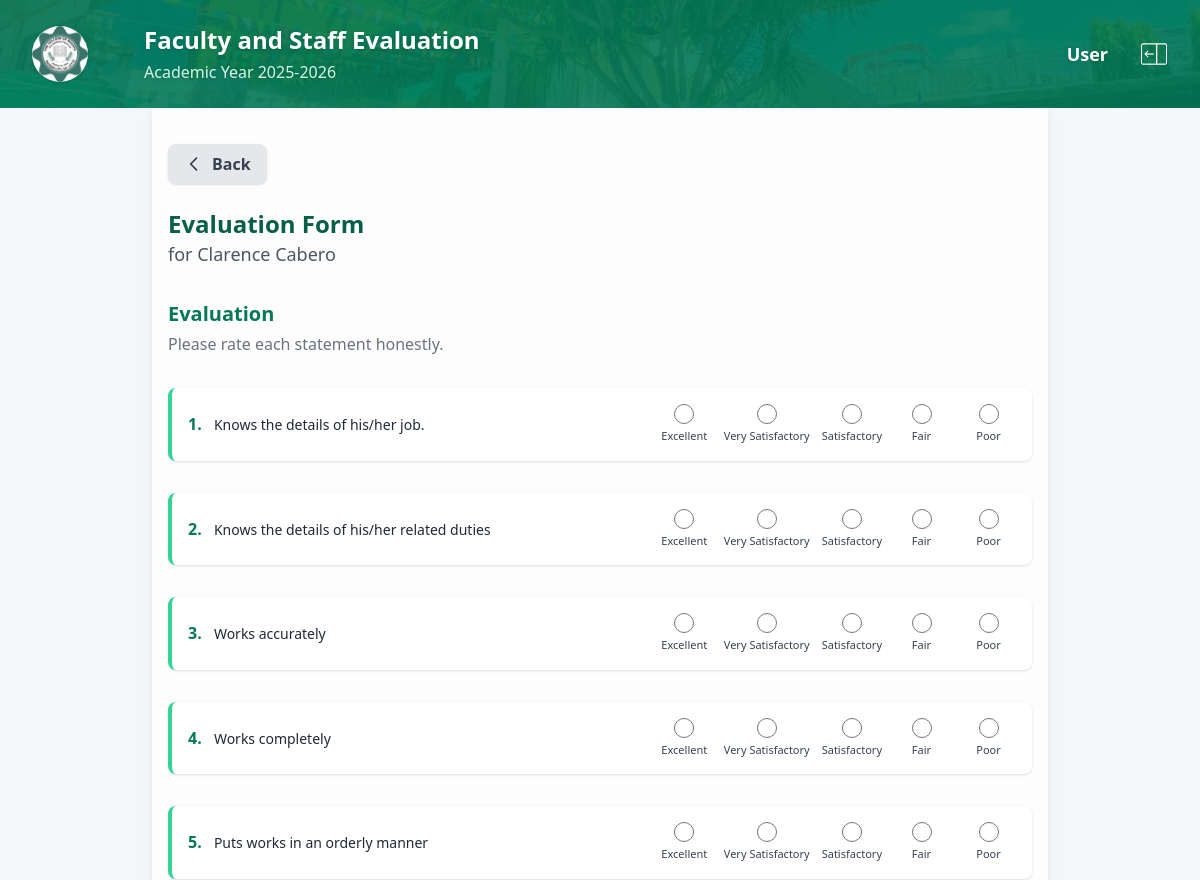
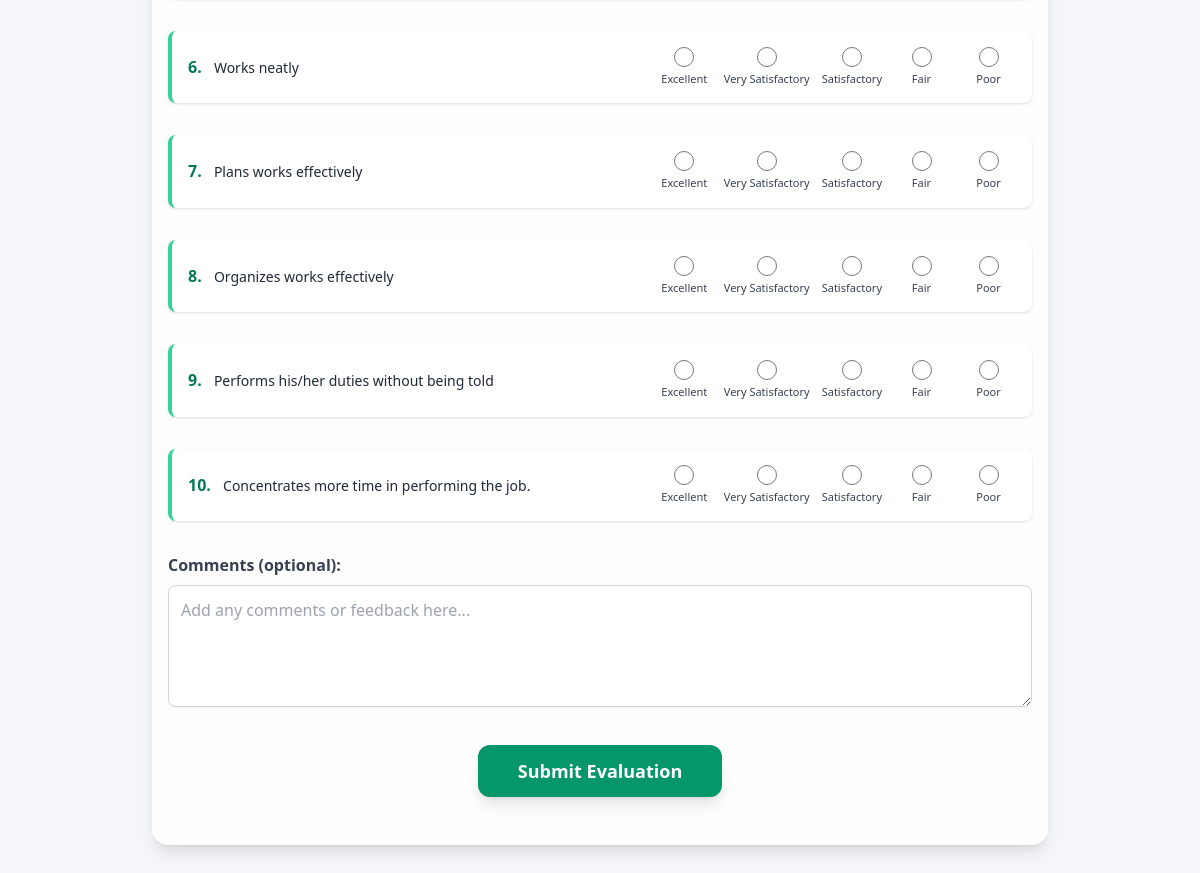
/CAP2/regular_evaluation_form.php?evaluatee_id=15100133, run on the app's committed database (2 pictures, top to bottom).
### tables this page shows
CREATE TABLE `curriculum` (
  `curriculum_id` int(11) NOT NULL,
  `curriculum_title` varchar(100) NOT NULL,
  `curriculum_year_start` year(4) NOT NULL,
  `curriculum_year_end` year(4) NOT NULL,
  `semester` enum('1st','2nd','Summer') NOT NULL,
  `description` text DEFAULT NULL,
  `status` enum('active','inactive') DEFAULT 'active',
  `date_created` timestamp NOT NULL DEFAULT current_timestamp()
);

CREATE TABLE `faculty` (
  `id` int(10) UNSIGNED NOT NULL,
  `user_id` int(11) DEFAULT NULL,
  `faculty_id` int(11) NOT NULL,
  `first_name` varchar(50) DEFAULT NULL,
  `middle_name` varchar(50) DEFAULT NULL,
  `last_name` varchar(50) DEFAULT NULL,
  `department_id` int(11) DEFAULT NULL,
  `program_id` int(11) DEFAULT NULL,
  `role` enum('HR','Faculty','Staff','Program Head') NOT NULL DEFAULT 'Faculty'
);

CREATE TABLE `questions` (
  `id` int(11) NOT NULL,
  `questionnaire_id` int(11) NOT NULL,
  `question_text` text NOT NULL,
  `created_at` datetime DEFAULT current_timestamp()
);

CREATE TABLE `criteria_options` (
  `id` int(11) NOT NULL,
  `criteria_id` int(11) NOT NULL,
  `scale_type` enum('Likert','Numeric','Boolean','Frequency') NOT NULL,
  `option_text` varchar(255) NOT NULL,
  `option_point` decimal(10,2) DEFAULT NULL,
  `option_order` int(11) DEFAULT NULL
);

### CAP2/regular_evaluation_form.php (the view, shortened to what this page needs)
<?php
require_once 'config.php';
$evaluatee_id = $_GET['evaluatee_id'] ?? $_GET['faculty_id'] ?? $_POST['evaluatee_id'] ?? $_POST['faculty_id'] ?? null;
function mapEvaluationTypeKey($type) {
    switch (strtolower($type)) {
        case 'facultypeer': return 'FacultyPeer';
    }
}
$evaluation_type = mapEvaluationTypeKey($_GET['type'] ?? $_POST['type'] ?? 'facultypeer');
$already_submitted = false;
$questions = [];
$emptyMsg = 'No evaluation questions have been set by the admin yet.';
$evaluatee_name = '';
$evaluatee_type = $_GET['evaluatee_type'] ?? $_POST['evaluatee_type'] ?? 'faculty';
if ($evaluatee_id) {
    if (strtolower($evaluatee_type) === 'staff') {
        $stmt = $conn->prepare("SELECT first_name, middle_name, last_name, department_id FROM staff WHERE staff_id = ?");
        $stmt->bind_param("i", $evaluatee_id);
        $stmt->execute();
        $stmt->bind_result($eval_first, $eval_middle, $eval_last, $eval_dept);
        $stmt->fetch();
        $stmt->close();
        $evaluatee_name = trim($eval_first . ' ' . ($eval_middle ? $eval_middle . ' ' : '') . $eval_last);
        $department = $eval_dept;
        $questionnaire_id = 0;
        if ($evaluation_type === 'HRtoStaff' || $evaluation_type === 'HeadToStaff' || $evaluation_type === 'StaffPeer') {
            $q_assign = $conn->prepare("
                SELECT questionnaire_id
                FROM questionnaire_assignments
                WHERE status = 'active'
                  AND evaluation_type = ?
                  AND (
                    staff_id = ?
                    OR (department_id = ? AND staff_id IS NULL)
                    OR (staff_id IS NULL AND department_id IS NULL)
                  )
                ORDER BY staff_id DESC, department_id DESC
                LIMIT 1
            ");
            $q_assign->bind_param("sii", $evaluation_type, $evaluatee_id, $department);
        } else {
            $q_assign = $conn->prepare("
                SELECT questionnaire_id
                FROM questionnaire_assignments
                WHERE status = 'active'
                  AND evaluation_type = 'StaffPeer'
                  AND (
                    staff_id = ?
                    OR (department_id = ? AND staff_id IS NULL)
                    OR (staff_id IS NULL AND department_id IS NULL)
                  )
                ORDER BY staff_id DESC, department_id DESC
                LIMIT 1
            ");
            $q_assign->bind_param("ii", $evaluatee_id, $department);
        }
        $q_assign->execute();
        $q_assign->bind_result($questionnaire_id);
        $q_assign->fetch();
        $q_assign->close();
        $questions = [];
        if ($questionnaire_id) {
            $q_stmt = $conn->prepare("SELECT id, question_text FROM questions WHERE questionnaire_id = ? ORDER BY id ASC");
            $q_stmt->bind_param("i", $questionnaire_id);
            $q_stmt->execute();
            $q_stmt->bind_result($qid, $qtext);
            while ($q_stmt->fetch()) {
                $questions[] = ['id' => $qid, 'question_text' => $qtext];
            }
            $q_stmt->close();
            $emptyMsg = 'No questions found for the assigned questionnaire.';
        } else {
            $emptyMsg = 'No questionnaire assigned for this staff.';
        }
    } else {
        $stmt = $conn->prepare("SELECT first_name, middle_name, last_name, department_id, program_id FROM faculty WHERE faculty_id = ?");
        $stmt->bind_param("i", $evaluatee_id);
        $stmt->execute();
        $stmt->bind_result($eval_first, $eval_middle, $eval_last, $eval_dept, $eval_prog);
        $evaluatee_name = trim($eval_first . ' ' . ($eval_middle ? $eval_middle . ' ' : '') . $eval_last);
        $department = $eval_dept;
        $program = $eval_prog;
        $questionnaire_id = 0;
        if (
            $evaluation_type === 'Self' ||
            $evaluation_type === 'HRtoFaculty' ||
            $evaluation_type === 'ProgramHeadToFaculty' ||
            $evaluation_type === 'FacultyPeer'
        ) {
            $q_assign = $conn->prepare("
                SELECT questionnaire_id
                FROM questionnaire_assignments
                WHERE status = 'active'
                  AND evaluation_type = ?
                  AND (
                    faculty_id = ?
                    OR (department_id = ? AND faculty_id IS NULL)
                    OR (program_id = ? AND faculty_id IS NULL AND department_id IS NULL)
                    OR (faculty_id IS NULL AND department_id IS NULL AND program_id IS NULL)
                  )
                ORDER BY faculty_id DESC, department_id DESC, program_id DESC
                LIMIT 1
            ");
            $q_assign->bind_param("siii", $evaluation_type, $evaluatee_id, $department, $program);
        }
        $q_assign->execute();
        $q_assign->bind_result($questionnaire_id);
        $questions = [];
        if ($questionnaire_id) {
            $q_stmt = $conn->prepare("SELECT id, question_text FROM questions WHERE questionnaire_id = ? ORDER BY id ASC");
            $q_stmt->bind_param("i", $questionnaire_id);
            $q_stmt->execute();
            $q_stmt->bind_result($qid, $qtext);
            while ($q_stmt->fetch()) {
                $questions[] = ['id' => $qid, 'question_text' => $qtext];
            }
            $emptyMsg = 'No questions found for the assigned questionnaire.';
        }
    }
}
$criteria_options = [];
if (isset($questionnaire_id) && $questionnaire_id) {
    $criteria_id = null;
    $crit_stmt = $conn->prepare("SELECT criteria_id FROM questionnaires WHERE id = ?");
    $crit_stmt->bind_param("i", $questionnaire_id);
    $crit_stmt->execute();
    $crit_stmt->bind_result($criteria_id);
    if ($criteria_id) {
        $stmt = $conn->prepare("SELECT c.option_text, c.option_point FROM criteria_options c WHERE c.criteria_id = ?");
        $stmt->bind_param("i", $criteria_id);
        $stmt->execute();
        $stmt->bind_result($option_text, $option_point);
        while ($stmt->fetch()) {
            $criteria_options[] = ['text' => $option_text, 'point' => $option_point];
        }
    }
}
?>
<!DOCTYPE html>
<html lang="en">
<head>
    <script src="https://cdn.tailwindcss.com"></script>
</head>
<body class="bg-[#f4f6fa] min-h-screen">
    <?php
    if (!isset($noHeader) || !$noHeader) {
        include 'header.php';
    }
    ?>
    <main class="max-w-4xl mx-auto px-4 py-12 mt-24 bg-white/80 rounded-2xl shadow-lg">
        <a href="javascript:history.back()"
           class="inline-flex items-center mb-6 px-4 py-2 bg-gray-200 hover:bg-gray-300 text-gray-700 rounded-lg font-semibold shadow transition">
            <svg class="w-5 h-5 mr-2" fill="none" stroke="currentColor" stroke-width="2" viewBox="0 0 24 24">
                <path stroke-linecap="round" stroke-linejoin="round" d="M15 19l-7-7 7-7" />
            </svg>
            Back
        </a>
        <h2 class="text-2xl font-bold text-emerald-800 mb-6">
            Evaluation Form
            <?php if (!empty($evaluatee_name)): ?>
                <span class="block text-lg text-gray-600 font-normal">for <?= htmlspecialchars($evaluatee_name) ?></span>
            <?php endif; ?>
        </h2>
        <?php if ($already_submitted): ?>
            <div class="bg-white rounded-xl shadow-lg p-8 text-center text-emerald-700 text-xl font-semibold mb-8">
                You have already submitted your evaluation. Thank you!
            </div>
        <?php elseif (empty($questions)): ?>
            <div class="bg-yellow-100 border-l-4 border-yellow-500 text-yellow-700 p-4 my-6 rounded text-center text-lg">
                <?= htmlspecialchars($emptyMsg) ?>
            </div>
        <?php else: ?>
            <form action="/CAP2/submit_evaluation.php" method="post" class="space-y-8">
                <div class="mb-8">
                    <h3 class="text-xl font-bold text-emerald-700 mb-1">Evaluation</h3>
                    <p class="text-gray-500">Please rate each statement honestly.</p>
                </div>
                <?php foreach ($questions as $idx => $q): ?>
                    <div class="bg-white rounded-lg shadow px-4 py-3 mb-4 flex flex-col md:flex-row md:items-center md:justify-between border-l-4 border-emerald-400">
                        <div class="flex-1 mb-2 md:mb-0">
                            <span class="text-emerald-700 font-bold text-base mr-2"><?= $idx + 1 ?>.</span>
                            <span class="font-medium text-gray-800 text-sm"><?= htmlspecialchars($q['question_text']) ?></span>
                        </div>
                        <div class="flex justify-center gap-x-3 items-center my-1">
                            <?php foreach ($criteria_options as $opt): ?>
                                <label class="flex flex-col items-center min-w-[55px] cursor-pointer">
                                    <input type="radio" name="q<?= $q['id'] ?>" value="<?= htmlspecialchars($opt['text']) ?>" required
                                        class="accent-emerald-600 w-5 h-5 mb-1 transition-all duration-150 focus:ring-emerald-400">
                                    <span class="text-[11px] font-medium text-gray-700"><?= htmlspecialchars($opt['text']) ?></span>
                                </label>
                            <?php endforeach; ?>
                        </div>
                    </div>
                <?php endforeach; ?>
                <div class="mb-8">
                    <label for="comments" class="block text-gray-700 font-semibold mb-2">Comments (optional):</label>
                    <textarea id="comments" name="comments" rows="4"
                        class="w-full rounded-lg border border-gray-300 focus:border-emerald-500 focus:ring-emerald-500 shadow-sm p-3 transition"
                        placeholder="Add any comments or feedback here..."></textarea>
                </div>
                <div class="text-center mt-10">
                    <button type="submit" class="bg-emerald-600 hover:bg-emerald-700 text-white px-10 py-3 rounded-xl text-lg font-bold shadow-lg transition">
                        Submit Evaluation
                    </button>
                </div>
            </form>
        <?php endif; ?>
    </main>
</body>
</html>

### CAP2/header.php (shortened to what this page needs)
<?php
require_once 'config.php';
$stmt = $conn->prepare("SELECT curriculum_year_start, curriculum_year_end FROM curriculum WHERE status = 'active' ORDER BY curriculum_id DESC LIMIT 1");
$stmt->execute();
$stmt->bind_result($year_start, $year_end);
$userName = 'User';
?>
<header class="fixed top-0 left-0 w-full z-50 min-h-[90px] flex items-center overflow-hidden"
  style="background-image: url('ICONS/CM HEADER.jpg'); background-size: cover; background-position: center;">
  <div class="absolute inset-0 bg-emerald-700/90"></div>
  <div class="relative z-10 flex flex-col sm:flex-row items-center w-full gap-4 sm:gap-8 px-4 sm:px-8 py-4 sm:py-6">
    <img src="SCHOOL LOGO.PNG" alt="School Logo"
         class="h-12 w-12 sm:h-14 sm:w-14 rounded-full bg-white shadow mb-2 sm:mb-0 sm:mr-6 flex-shrink-0">
    <div class="flex flex-col min-w-[180px] sm:min-w-[220px] text-center sm:text-left">
      <h1 class="text-white text-xl sm:text-2xl font-bold mb-1 drop-shadow">Faculty and Staff Evaluation</h1>
      <span class="text-emerald-100 text-sm sm:text-base font-light drop-shadow">
      Academic Year
      <?php
      $academicYear = 'N/A';
      $stmt = $conn->prepare("SELECT curriculum_year_start, curriculum_year_end FROM curriculum WHERE status = 'active' ORDER BY curriculum_id DESC LIMIT 1");
      $stmt->execute();
      $stmt->bind_result($year_start, $year_end);
      if ($stmt->fetch()) {
        $academicYear = $year_start . '-' . $year_end;
      }
      echo htmlspecialchars($academicYear);
      ?>
      </span>
    </div>
    <div class="sm:ml-auto flex flex-col sm:flex-row items-center gap-4 sm:gap-6 mt-2 sm:mt-0 w-full sm:w-auto">
      <div class="flex flex-col items-center sm:items-end text-white">
        <span class="font-semibold text-base sm:text-lg drop-shadow"><?= htmlspecialchars($userName) ?></span>
      </div>
      <a href="logout.php" title="Log Out" class="ml-0 sm:ml-2">
        <img src="ICONS/LOGOUT.png" alt="Log Out"
             class="w-6 h-6 sm:w-7 sm:h-7 object-contain filter invert brightness-0">
      </a>
    </div>
  </div>
</header>

### data on the page
curriculum: academicYear "2025-2026"
faculty: evaluatee_name "Clarence Cabero"
questions: question_text "Knows the details of his/her job."
criteria_options: option_text "Excellent"
criteria_options: option_text "Very Satisfactory"
criteria_options: option_text "Satisfactory"
criteria_options: option_text "Fair"
criteria_options: option_text "Poor"
questions: question_text "Knows the details of his/her related duties"
questions: question_text "Works accurately"
questions: question_text "Works completely"
questions: question_text "Puts works in an orderly manner"
questions: question_text "Works neatly"
questions: question_text "Plans works effectively"
questions: question_text "Organizes works effectively"
questions: question_text "Performs his/her duties without being told"
questions: question_text "Concentrates more time in performing the job."

### other printed values
$userName "User"
